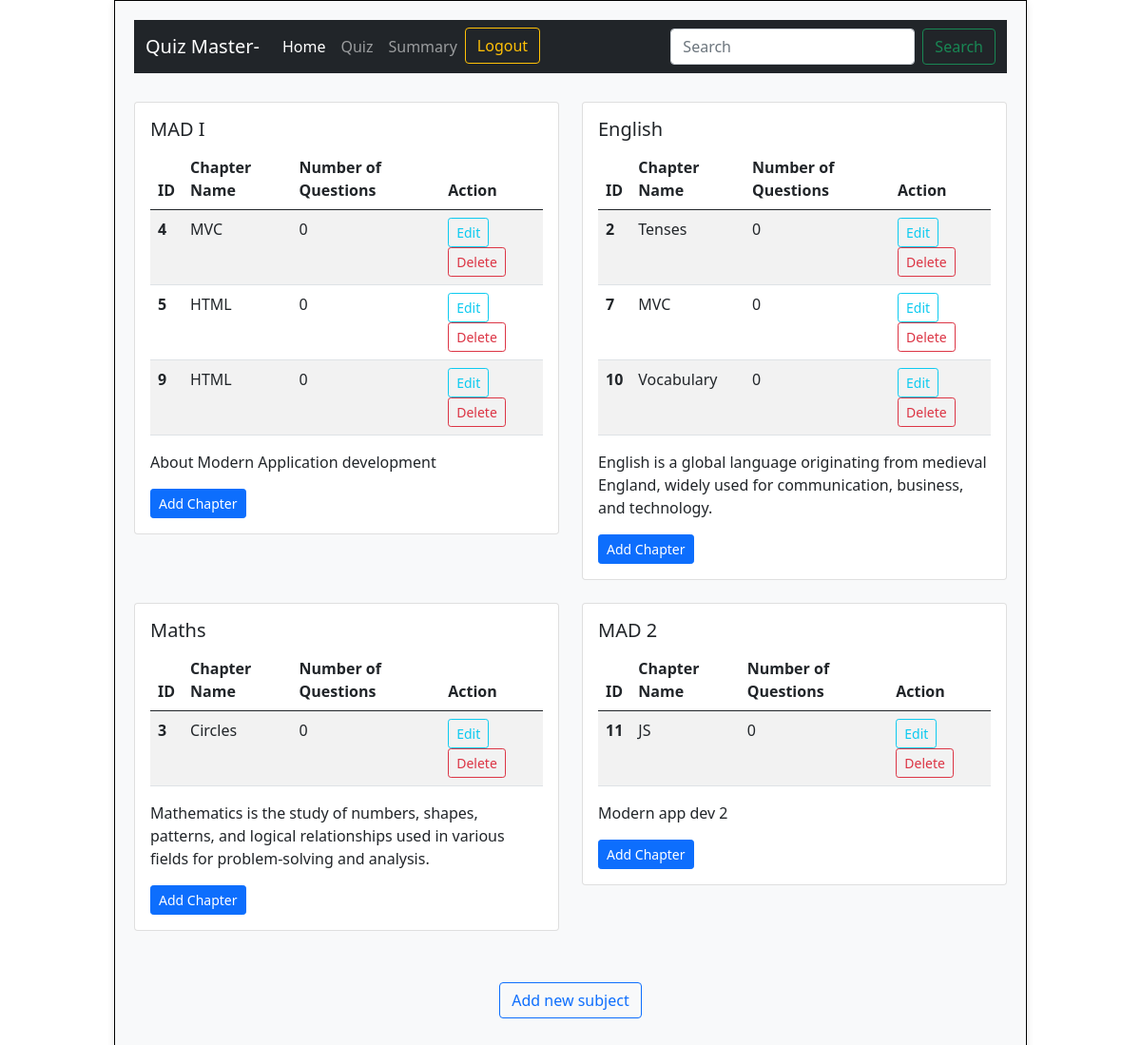
The app's page /admin/dashboard with its own data.
### application/models.py (models this page shows)
class Subject(db.Model):
    __tablename__ = 'subject'
    id = db.Column(db.Integer, primary_key=True)
    subject_name = db.Column(db.String(), unique=True, nullable=False)
    description = db.Column(db.Text, nullable=False)
    chapters = db.relationship('Chapter', backref='subject', cascade="all, delete-orphan")

class Chapter(db.Model):
    __tablename__ = 'chapter'
    id = db.Column(db.Integer, primary_key=True)
    chapter_name = db.Column(db.String(), nullable=False)
    description = db.Column(db.Text)
    subject_id = db.Column(db.Integer, db.ForeignKey('subject.id'), nullable=False)
    quizzes = db.relationship('Quiz', backref='chapter', cascade="all, delete-orphan")

### application/controllers.py (the view)
@app.route("/admin/dashboard")
def admin_dashboard():
    subjects = Subject.query.all()
    return render_template("Admin Dashboard.html", subjects = subjects, )

### templates/Admin Dashboard.html (shortened to what this page needs)
<!DOCTYPE html>
<html lang = "en">
<head>
    <link href="https://cdn.jsdelivr.net/npm/bootstrap@5.0.2/dist/css/bootstrap.min.css" rel="stylesheet">
</head>
<body>
    <div id="main">
        <div id="canvas">
            <nav class="navbar navbar-expand-lg navbar-dark bg-dark">
                <div class="container-fluid">
                  <a class="navbar-brand" href="/admin/dashboard">Quiz Master- {{username}}</a>
                  <div class="collapse navbar-collapse" id="navbarSupportedContent">
                    <ul class="navbar-nav me-auto mb-2 mb-lg-0">
                      <li class="nav-item">
                        <a class="nav-link active" aria-current="page" href="/admin/dashboard">Home</a>
                      </li>
                      <li class="nav-item">
                        <a class="nav-link" href="Admin Quiz.html">Quiz</a>
                      </li>
                      <li class="nav-item">
                        <a class="nav-link" href="Admin Summaray Page.html">Summary</a>
                      </li>
                      <li class="nav-item">
                        <a class="btn btn-outline-warning" href="/login">Logout</a>
                      </li>
                    </ul>
                    <form class="d-flex">
                      <input class="form-control me-2" type="search" placeholder="Search" aria-label="Search">
                      <button class="btn btn-outline-success" type="submit">Search</button>
                    </form>
                  </div>
                </div>
              </nav>
              <div id="subject" class="row">
                {% for subject in subjects %}
                <div class="col-sm-6">
                    <div class="card mb-4">
                        <div class="card-body">
                            <h5 class="card-title">{{ subject.subject_name }}</h5>
                            <table class="table table-striped table-hover">
                                <thead>
                                    <tr>
                                        <th scope="col">ID</th>
                                        <th scope="col">Chapter Name</th>
                                        <th scope="col">Number of Questions</th>
                                        <th scope="col">Action</th>
                                    </tr>
                                </thead>
                                <tbody>
                                    {% for chapter in subject.chapters %}
                                    <tr>
                                        <th scope="row">{{ chapter.id }}</th>
                                        <td>{{ chapter.chapter_name }}</td>
                                        <td>{{ chapter.quizzes|length if chapter.quizzes else 0  }}</td>
                                        <td>
                                            <a type="button" class="btn btn-outline-info btn-sm" href="#">Edit</a>
                                            <form action = "{{url_for('delete_chapter', chapter_id = chapter.id)}}" method = "POST" style="display: inline;" >
                                              <button type="submit" class="btn btn-outline-danger btn-sm">Delete</button>
                                            </form>
                                          </td>
                                    </tr>
                                    {% endfor %}
                                </tbody>
                            </table>
                            <p class="card-text">{{subject.description}}</p>
                            <a class="btn btn-primary btn-sm"
                               href="{{ url_for('new_chapter', subject_id=subject.id) }}">Add Chapter
                            </a>
                        </div>
                    </div>
                </div>
                <br>
                <br>
                {% endfor %}
            </div>
              <div id = "new_subject">
                <a type="button" class="btn btn-outline-primary" href="/admin/new-subject">Add new subject </a>
              </div>
        </div>
    </div>
</body>
</html>

### templates/Admin Dashboard.html (style rules this page uses)
#canvas { border: 1px solid black; width: 80%; margin: auto; padding: 20px; background-color: #f8f9fa; box-shadow: 0 4px 8px rgba(0, 0, 0, 0.1); overflow: auto; }
#subject { margin-top: 30px; }
#new_subject { margin-top: auto; text-align: center; padding: 30px; }

### records on screen
Subject: subject_name "MAD I", description "About Modern Application development"
Chapter: id "4", chapter_name "MVC", quizzes|length "0"
Chapter: id "5", chapter_name "HTML", quizzes|length "0"
Chapter: id "9", chapter_name "HTML", quizzes|length "0"
Subject: subject_name "English", description "English is a global language originating from medieval England, widely used for communication, business, and technology."
Chapter: id "2", chapter_name "Tenses", quizzes|length "0"
Chapter: id "7", chapter_name "MVC", quizzes|length "0"
Chapter: id "10", chapter_name "Vocabulary", quizzes|length "0"
Subject: subject_name "Maths", description "Mathematics is the study of numbers, shapes, patterns, and logical relationships used in various fields for problem-solving and analysis."
Chapter: id "3", chapter_name "Circles", quizzes|length "0"
Subject: subject_name "MAD 2", description "Modern app dev 2"
Chapter: id "11", chapter_name "JS", quizzes|length "0"
